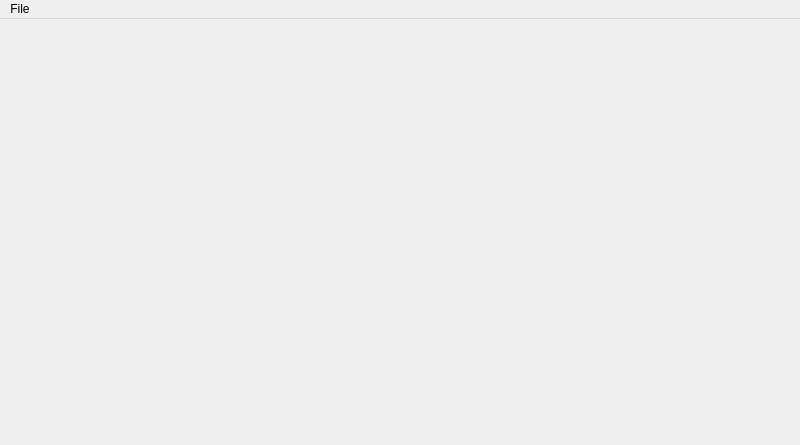
<?xml version="1.0" encoding="UTF-8"?>
<ui version="4.0">
 <class>MainWindow</class>
 <widget class="QMainWindow" name="MainWindow">
  <property name="geometry">
   <rect>
    <x>0</x>
    <y>0</y>
    <width>800</width>
    <height>445</height>
   </rect>
  </property>
  <property name="windowTitle">
   <string>Alembic App Migration Manager</string>
  </property>
  <widget class="QWidget" name="windowContainer"/>
  <widget class="QMenuBar" name="mainMenuBar">
   <property name="geometry">
    <rect>
     <x>0</x>
     <y>0</y>
     <width>800</width>
     <height>22</height>
    </rect>
   </property>
   <widget class="QMenu" name="fileMenu">
    <property name="title">
     <string>File</string>
    </property>
    <addaction name="fileRefreshAction"/>
    <addaction name="separator"/>
    <addaction name="fileExitAction"/>
   </widget>
   <addaction name="fileMenu"/>
  </widget>
  <action name="fileExitAction">
   <property name="text">
    <string>Exit</string>
   </property>
  </action>
  <action name="fileRefreshAction">
   <property name="text">
    <string>Refresh</string>
   </property>
  </action>
 </widget>
 <resources/>
 <connections/>
</ui>
